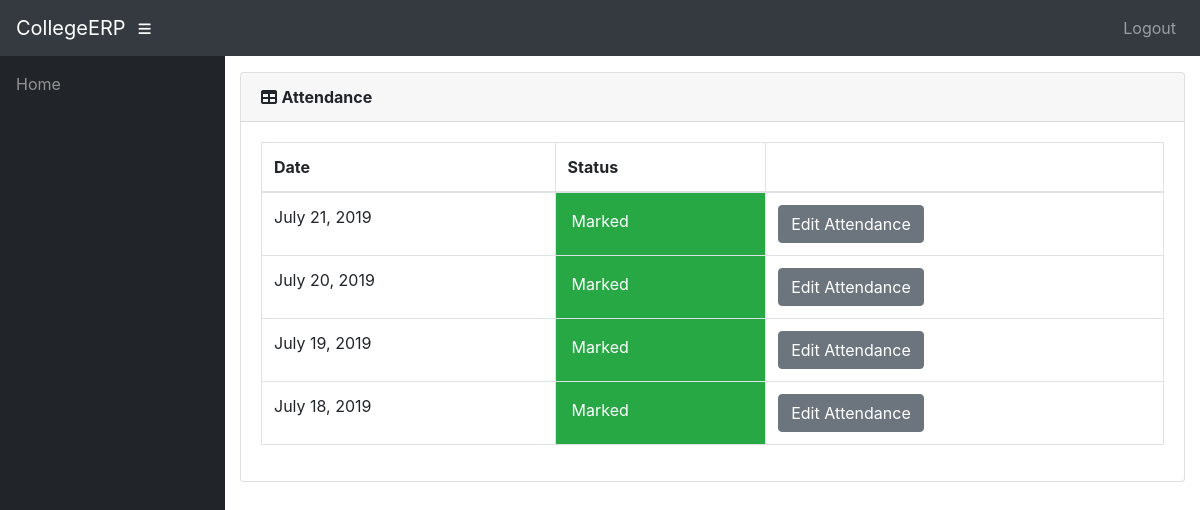
/info/teacher/1/ClassDates/ (signed in), run on the app's committed database.
### info/models.py (models this page shows)
class AttendanceClass(models.Model):
    assign = models.ForeignKey(Assign, on_delete=models.CASCADE)
    date = models.DateField()
    status = models.IntegerField(default=0)

### info/views.py (the view)
# urls.py: path('teacher/<int:assign_id>/ClassDates/', views.t_class_date, name='t_class_date'),
@login_required()
def t_class_date(request, assign_id):
    now = timezone.now()
    ass = get_object_or_404(Assign, id=assign_id)
    att_list = ass.attendanceclass_set.filter(date__lte=now).order_by('-date')
    return render(request, 'info/t_class_date.html', {'att_list': att_list})

### info/models.py (called while the page is built)
    @property
    def is_student(self):
        if hasattr(self, 'student'):
            return True
        return False

    @property
    def is_teacher(self):
        if hasattr(self, 'teacher'):
            return True
        return False

### info/templates/info/t_class_date.html
{% extends 'info/base.html' %}
{% block content %}
    <div class="card mb-3">
        <div class="card-header">
              <i class="fas fa-table"></i>
            <b>Attendance</b></div>
            <div class="card-body">
              <div class="table-responsive">
                <table class="table table-bordered" id="dataTable" width="100%" cellspacing="0">
                  <thead>
                    <tr>
                        <th>Date</th>
                        <th>Status</th>
                        <th></th>
                    </tr>
                  </thead>
                  <tbody>
                    {% for a in att_list %}
                    <tr>
                        <td>{{ a.date }}</td>
                        {% if a.status == 0 %}
                            <td class="p-3 mb-2 bg-danger text-white">Not Marked</td>
                            <td>
                                <a class="btn btn-primary" href="{% url 't_attendance' a.id %}" role="button">Enter Attendance</a>
                                <a class="btn btn-warning" href="{% url 'cancel_class' a.id %}">Cancel Class</>
                            </td>
                        {% elif a.status == 1 %}
                            <td class="p-3 mb-2 bg-success text-white">Marked</td>
                            <td><a class="btn btn-secondary" href="{% url 'edit_att' a.id %}" role="button">Edit Attendance</a> </td>
                        {% else %}
                            <td class="p-3 mb-2 bg-warning text-white">Cancelled</td>
                            <td><a class="btn btn-primary" href="{% url 't_attendance' a.id %}" role="button">Enter Attendance</a></td>
                        {% endif %}
                    </tr>
                    {% empty %}
                            <p>student has no courses</p>
                    {% endfor %}
                  </tbody>
                </table>
              </div>
        </div>
    </div>
{% endblock %}

### data on the page
AttendanceClass: date "July 21, 2019", status "Marked"
AttendanceClass: date "July 20, 2019", status "Marked"
AttendanceClass: date "July 19, 2019", status "Marked"
AttendanceClass: date "July 18, 2019", status "Marked"
